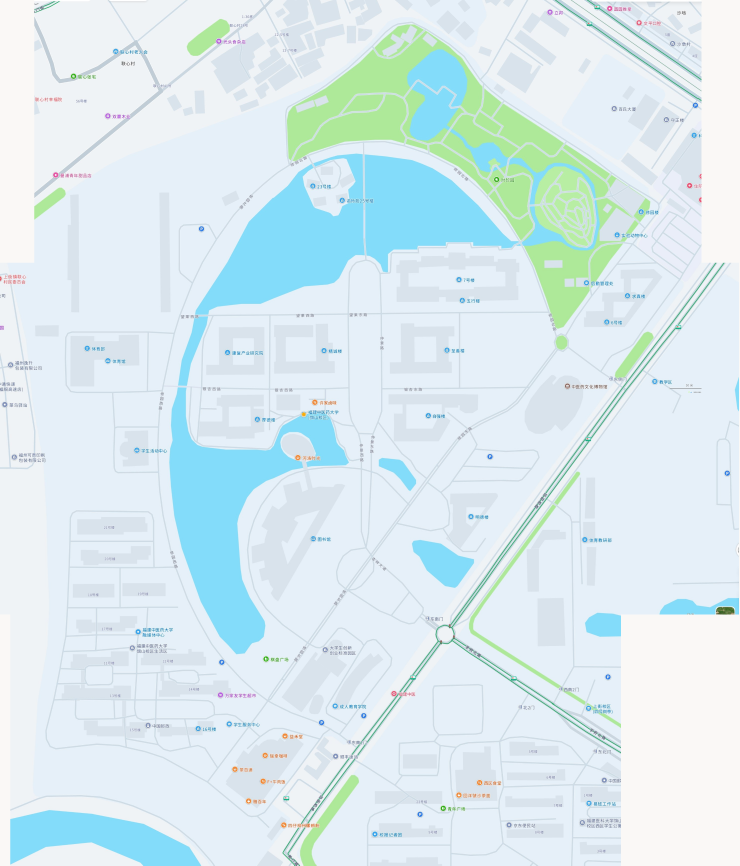
#> input picture _audit/campus_map_20261113/_data/amap/master.png, 2957 x 3463 px, found by its file name (shown at 1/4 size)
$ python r09_northviews.py
#> lines starting #> are read from the running program, lines starting #| are printed output that depends on the picture
# -*- coding: utf-8 -*-
"""Inspect north part of master: find track / sports facilities."""
import os
import cv2, numpy as np

AMAP = r"C:\Users\Ko_Li\.openclaw\workspace\web\_audit\campus_map_20261113\_data\amap"
WORK = os.path.join(AMAP, "_work2")
im = cv2.imread(os.path.join(AMAP, "master.png"))
#> im is the input picture: shape (3463, 2957, 3); mean B, G, R 240.3, 235.5, 217.7
H, W = im.shape[:2]
#> H = 3463; W = 2957

def crop(name, x0, y0, x1, y1, scale=0.7):
#> called with name = 'v_north_top.png', x0 = 1200, y0 = 150, x1 = 2800, y1 = 900, scale = 0.62
    c = im[y0:y1, x0:x1].copy()
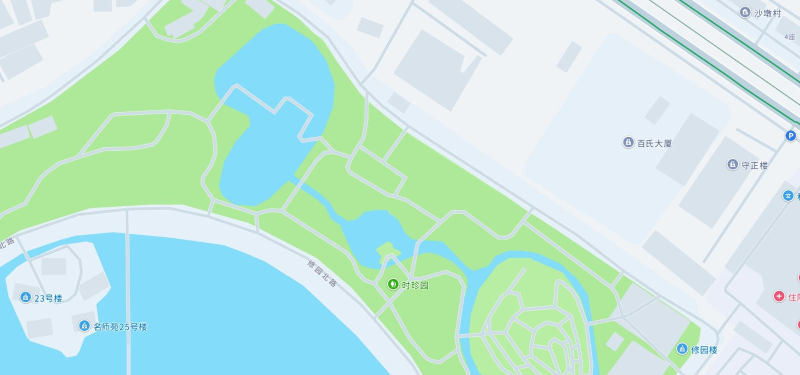
#> c: shape (750, 1600, 3) (shown at 1/2 size); mean B, G, R 219.9, 231.7, 194.9
    if scale != 1:
        c = cv2.resize(c, (int((x1 - x0) * scale), int((y1 - y0) * scale)), interpolation=cv2.INTER_AREA)
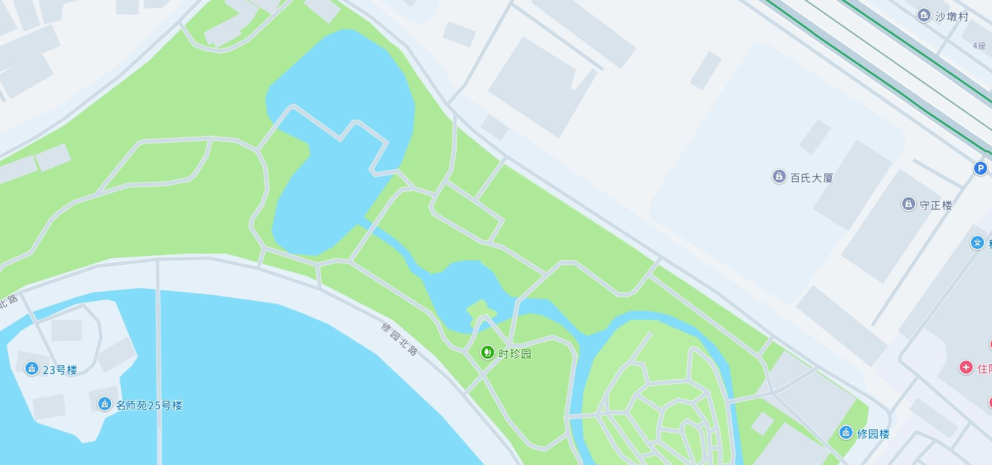
#> c: shape (465, 992, 3); mean B, G, R 219.9, 231.7, 194.9
    cv2.imwrite(os.path.join(WORK, name), c)
    print(name, (x0, y0, x1, y1), "->", c.shape)
#| v_north_top.png (1200, 150, 2800, 900) -> (465, 992, 3)

crop("v_north_top.png", 1200, 150, 2800, 900, 0.62)
crop("v_north_west.png", 100, 400, 1400, 1200, 0.7)
#> call 2 of crop, with name = 'v_north_west.png', x0 = 100, y0 = 400, x1 = 1400, y1 = 1200, scale = 0.7
#> in crop (call 2), `c = im[y0:y1, x0:x1].copy()`:
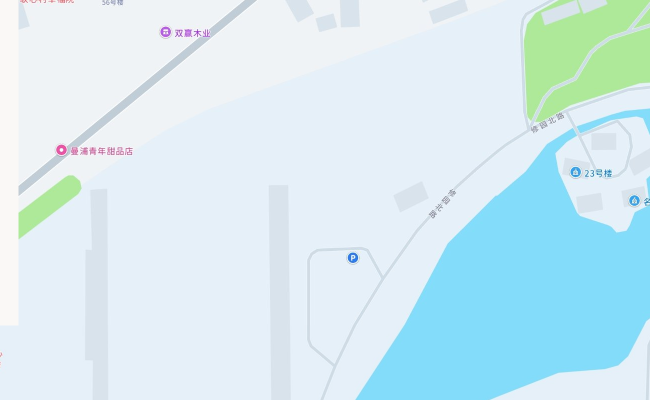
#> c: shape (800, 1300, 3) (shown at 1/2 size); mean B, G, R 242.5, 235.3, 211.1
#> in crop (call 2), `c = cv2.resize(c, (int((x1 - x0) * scale), int((y1 - y0) * scale)), in..`:
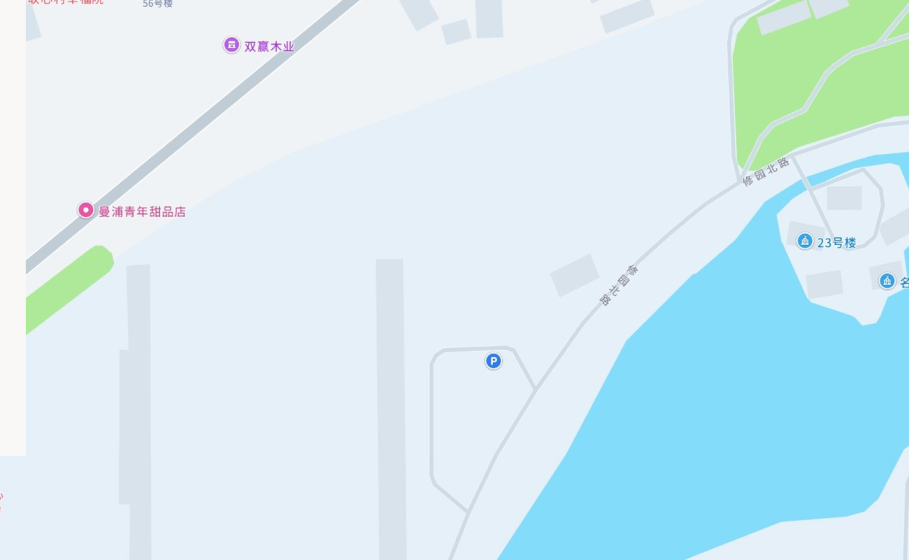
#> c: shape (560, 909, 3); mean B, G, R 242.5, 235.3, 211.1
#| v_north_west.png (100, 400, 1400, 1200) -> (560, 909, 3)
crop("v_track_guess.png", 1500, 200, 2300, 800, 1.0)
#> call 3 of crop, with name = 'v_track_guess.png', x0 = 1500, y0 = 200, x1 = 2300, y1 = 800, scale = 1
#> in crop (call 3), `c = im[y0:y1, x0:x1].copy()`:
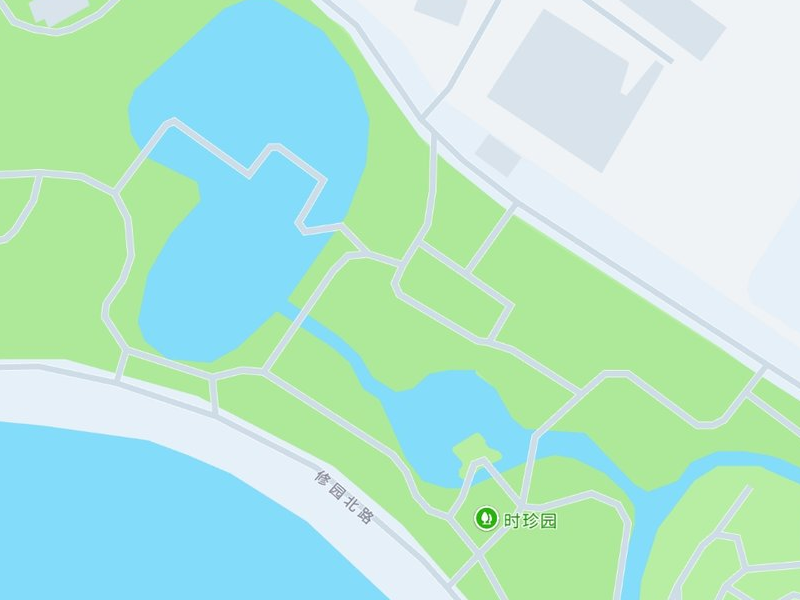
#> c: shape (600, 800, 3); mean B, G, R 209.7, 230.8, 181.9
#| v_track_guess.png (1500, 200, 2300, 800) -> (600, 800, 3)
crop("v_gym_area.png", 200, 1200, 1000, 1800, 0.9)
#> call 4 of crop, with name = 'v_gym_area.png', x0 = 200, y0 = 1200, x1 = 1000, y1 = 1800, scale = 0.9
#> in crop (call 4), `c = im[y0:y1, x0:x1].copy()`:
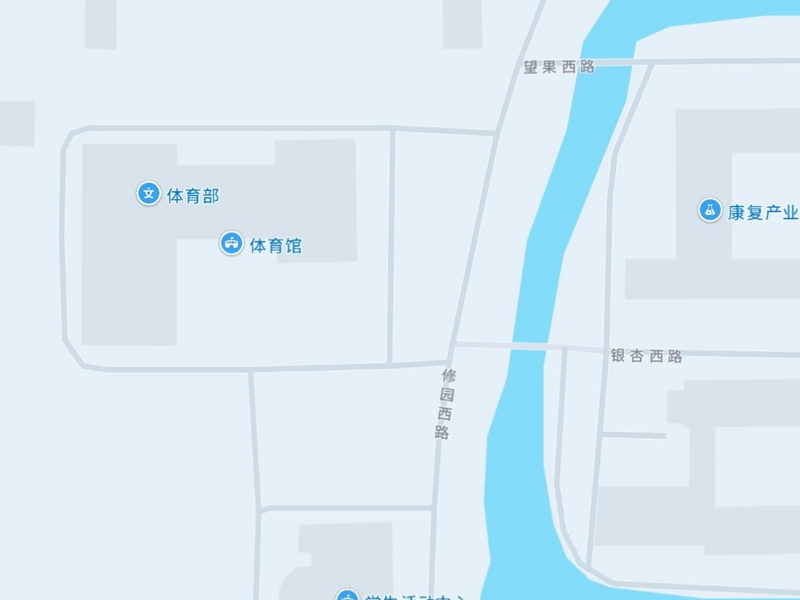
#> c: shape (600, 800, 3); mean B, G, R 245.3, 234.7, 218.4
#| v_gym_area.png (200, 1200, 1000, 1800) -> (540, 720, 3)
